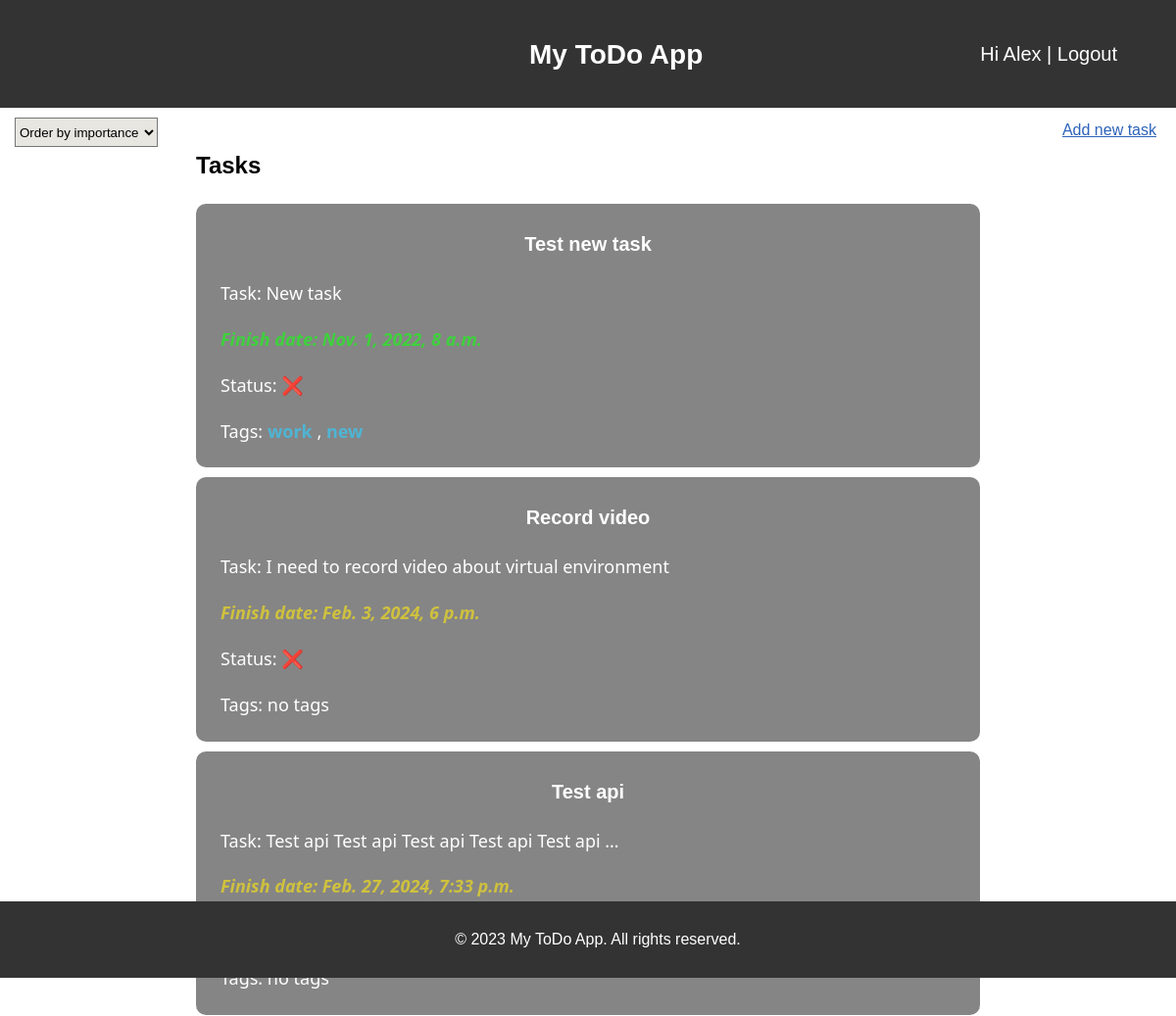
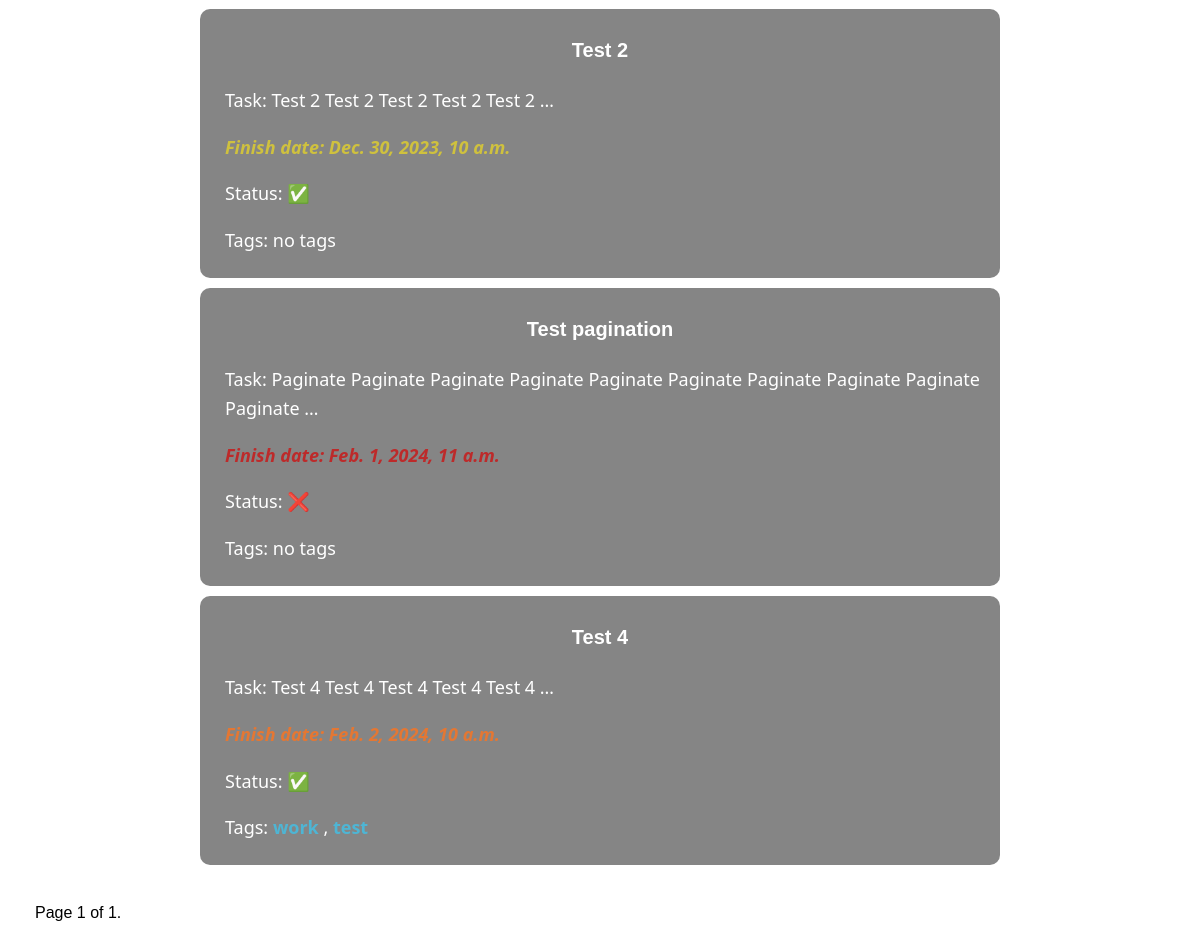
The app's page / (signed in) with its own data (2 pictures, top to bottom).
### todolist/models.py (models this page shows, shortened)
class Task(models.Model):
    title = models.CharField(max_length=50, verbose_name='Title')
    slug = models.SlugField(max_length=50, unique=True, db_index=True, verbose_name='URL')
    description = models.TextField(verbose_name='Description')
    finish_date = models.DateTimeField(verbose_name='Date')
    finished = models.BooleanField(default=False, verbose_name='Finished')
    signif = models.ForeignKey('Importance', on_delete=models.PROTECT, null=True,
                               verbose_name='Importance')
    tag = TaggableManager()
    class Meta:
        ordering = [ 'signif','finished', 'title', '-finish_date']
    def get_absolute_url(self):
        return reverse('todolist:task_detail' , args=[self.id])

### todolist/views.py (the view)
# urls.py: path('', views.main_page, name='home'),
@login_required(login_url='login/')
def main_page(request, tag_slug=None):
    title = 'Todo'
    tag = None
    tasks = Task.objects.all()
    if tag_slug:
        tag = get_object_or_404(Tag, slug=tag_slug)
        tasks= Task.objects.filter(tag__in = [tag])
    paginator = Paginator(tasks, 6)
    page_number = request.GET.get('page', 1)
    try:
        tasks = paginator.page(page_number)
    except EmptyPage:
        tasks = paginator.page(paginator.num_pages)
    except PageNotAnInteger:
        tasks = paginator.page(1)
    return render(request, 'todolist/index.html', {"title" : title, "tasks" : tasks, "tag":tag} )

### todolist/templates/todolist/index.html (shortened to what this page needs)
{% extends 'todolist/base.html' %}
{% block content %}
    <a class="new-task" href='{% url "todolist:add_task" %}'>Add new task</a>
{% if tasks %}
    <div class="ordering">
        <select id='ordering'name="ordering">
            <option >Order by importance</option>
        </select>
    </div>
    <div class="container">
        {% if tag %}
            <h2>Tasks tagged with tag {{ tag.name }}. Go back to <a class="tag-main-page" href="{% url 'todolist:home' %}">main page</a>.</h2>
        {% else %}
            <h2>Tasks</h2>
        {% endif %}
        <div class="tasks-list">
        {% for task in tasks %}
        <div class="tasks-cont">
        <div class="task-body">
            <div class="task-area">
                <p class="task-title"><a href="{{task.get_absolute_url}}" class="link-title">{{task.title}}</a></p>
                <p class="task-desc">Task: {{task.description|truncatewords:10}}</p>
                {% if task.signif.importance == "Low"%}
                    <p class="task-finish-date"><span class="finish-low">Finish date: {{task.finish_date}}</span></p>
                {% elif task.signif.importance == "Medium"%}
                    <p class="task-finish-date"><span class="finish-medium">Finish date: {{task.finish_date}}</span></p>
                {% elif task.signif.importance == "High"%}
                    <p class="task-finish-date"><span class="finish-high">Finish date: {{task.finish_date}}</span></p>
                {% else %}
                    <p class="task-finish-date"><span class="finish-critical">Finish date: {{task.finish_date}}</span></p>
                {%endif%}
                {% if task.finished%}
                    <p class="task-finished">Status: ✅</p>
                {%else %}
                    <p class="task-finished">Status: ❌</p>
                {%endif%}
                {% if task.tag.all%}
                    <p class="task-desc">Tags:
                        {% for tag in task.tag.all %}
                        <a class = "link-tag" href="{% url 'todolist:home_by_tags' tag.slug %}">{{tag.name}}</a>
                        {% if not forloop.last %}, {% endif %}
                        {% endfor %}
                    </p>
                {% else %}
                    <p class="task-desc">Tags: no tags</p>
                {% endif %}
            </div>
        </div>
        </div>
        {% endfor %}
        </div>
    </div>
    {% include "todolist/pagination.html" with page=tasks%}
{% else %}
<p>No one tasks added</p>
{% endif %}
{% endblock %}

### todolist/templates/todolist/base.html (shortened to what this page needs)
{% load static %}
<!DOCTYPE html>
<html>
<head>
  <link rel="stylesheet" type="text/css" href="{% static 'todolist/css/style.css' %}">
</head>
<body>
  <header>
    <h1 class="title-name">My ToDo App</h1>
    {% if request.user.is_authenticated %}
      <span class="user"> Hi <a href="{% url 'todolist:profile' %}">{{request.user.username|capfirst}}</a> |
        <a href="{% url 'todolist:logout' %}">Logout</a>
      </span>
    {% endif %}
  </header>
  <content>
    {% block content %}
    {% endblock %}
  </content>
  <footer>
    <div class="cont-foot">
      <p>&copy; 2023 My ToDo App. All rights reserved.</p>
    </div>
  </footer>
</body>
</html>

### todolist/static/todolist/css/style.css (style rules this page uses)
html { height: 150%; }
body { font-family: Arial, sans-serif; line-height: 1.6; margin: 0; padding: 0; height: 100%; overflow-x: hidden; }
content { display: block; height: 100%; }
.container { max-width: 800px; margin: 0 auto; padding: 20px; }
header { background-color: #333; color: #fff; padding: 15px; position: relative; text-align: center; font-size: 14px; height: 80px; }
.ordering { position: fixed; top: 120px; left: 15px; width: 200px; transition: 1s; }
.ordering > select { height: 30px; background-color: #e8e6e1; }
footer { background-color: #333; color: #fff; padding: 10px; text-align: center; position:relative; width: 100%; margin: 0; margin-top: 10px; flex: 0 0 auto; }
.cont-foot { max-width: 960px; margin: 0 auto; }
.task-area { background-color: #0000007a; border-radius: 10px; padding: 5px; margin-bottom: 10px; }
.task-title { text-align: center; color: #fff; font-weight: bold; font-size: 20px; }
.link-title { text-decoration: none; color: #ffffff; }
.link-tag { text-decoration: none; color: #4eb5d4; font-weight: bold; }
.task-desc, .task-finish-date, .task-finished { padding-left: 20px; font-size: 18px; color: #fff; font-family: 'Segoe UI', Tahoma, Geneva, Verdana, sans-serif ; }
.task-finish-date { font-style: italic; font-weight: bold; }
.finish-low { color: #3ed13c; }
.finish-medium { color: #cfc13e }
.finish-high { color: #e47733 }
.finish-critical { color: #bd2a2a; }
.new-task { color:#2d63ba; font-size: 20; position: fixed; right: 20px; top: 120px; }
.task-body { font-size: 30px; text-decoration: none; }
.title-name { position: absolute; display: inline-block; left: 45%; }
.user { display: inline-block; position: absolute; top: 35%; right: 5%; font-size: 20px; }
.user a { text-decoration: none; color: #fff; }

### records on screen
Task: title "Test new task", description "New task", finished "Status: ❌"
Tag: name "work"
Tag: name "new"
Task: title "Record video", description "I need to record video about virtual environment", finish_date "Feb. 3, 2024, 6 p.m.", finished "Status: ❌", shows "Tags: no tags"
Task: title "Test api", description "Test api Test api Test api Test api Test api …", finish_date "Feb. 27, 2024, 7:33 p.m.", shows "Tags: no tags"
Task: title "Test 2", description "Test 2 Test 2 Test 2 Test 2 Test 2 …", finish_date "Dec. 30, 2023, 10 a.m.", finished "Status: ✅", shows "Tags: no tags"
Task: title "Test pagination", description "Paginate Paginate Paginate Paginate Paginate Paginate Paginate Paginate Paginate Paginate …", finish_date "Feb. 1, 2024, 11 a.m.", finished "Status: ❌", shows "Tags: no tags"
Task: title "Test 4", description "Test 4 Test 4 Test 4 Test 4 Test 4 …", finished "Status: ✅"
Tag: name "test"

### other values on screen
{{ request.user.username|capfirst }} "Alex"
{{ page.number }} "1"
{{ page.paginator.num_pages }} "1"
